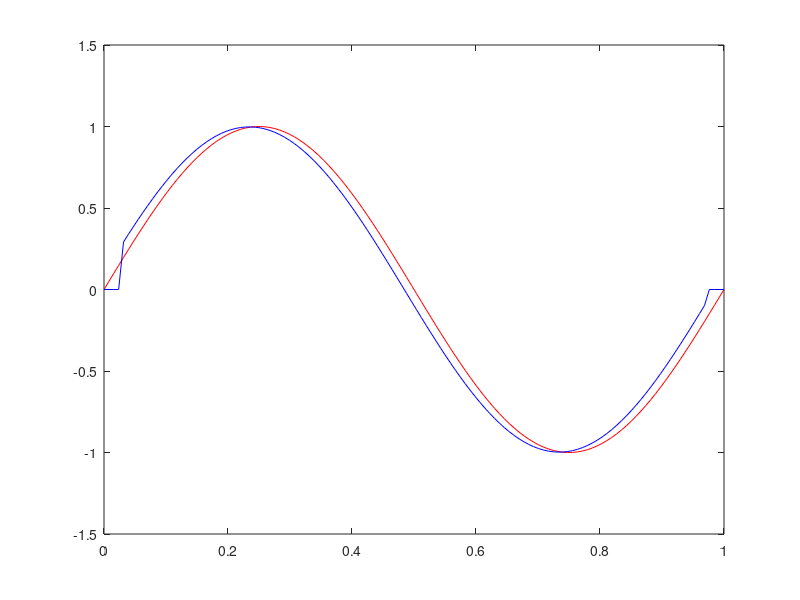
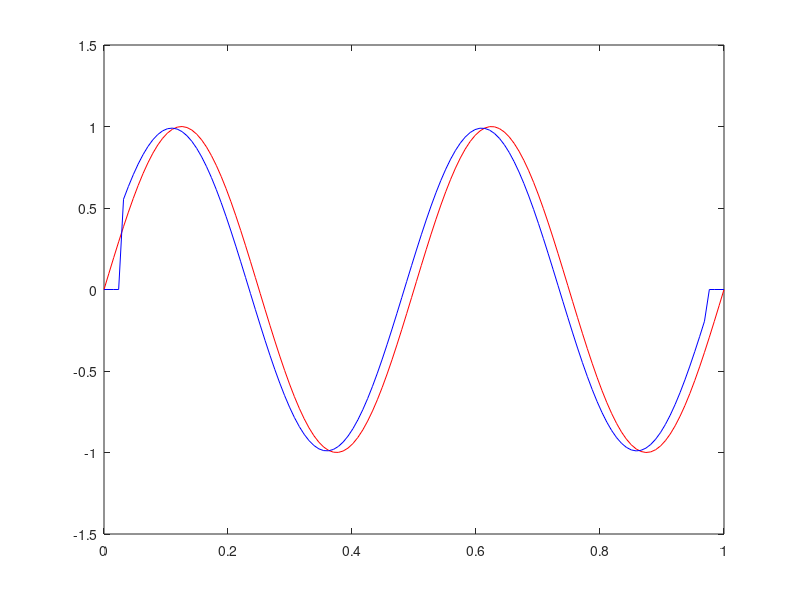
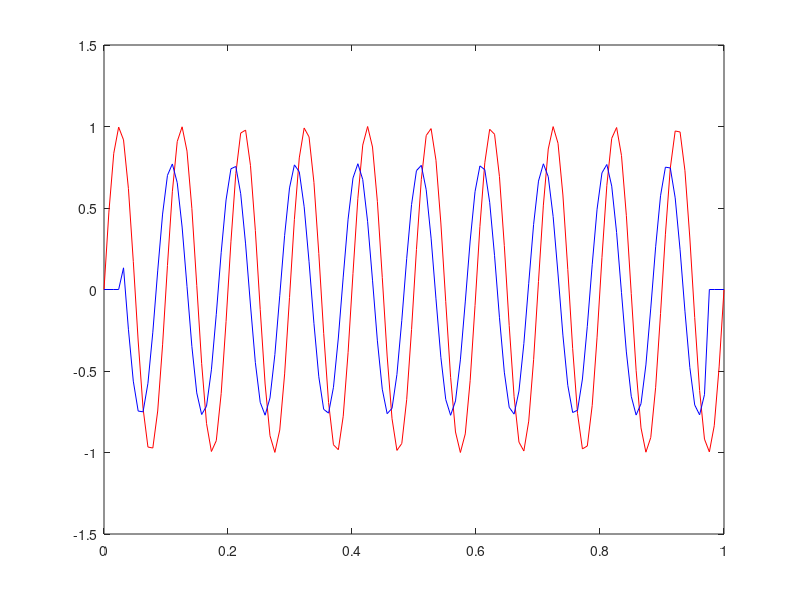
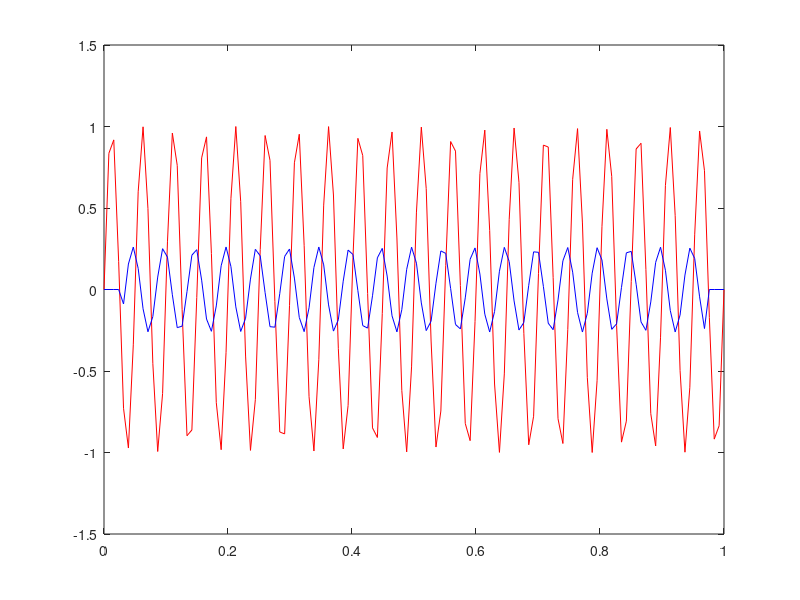

These charts were generated, in order, by the following MATLAB code:
frecventa= [1, 2, 10, 20, 100];
pondere = [0.2, 0.2, 0.2, 0.2, 0.2];
medie = 0.2 * ones(128);
N = 128;
t = linspace(0, 1, N);


for i=1:length(frecventa)
    s=sin(2*pi*frecventa(i)*t);
    y = zeros(1,N);
    for j=5:(N-4)
        y(j) = pondere * s(j: j+4)';        
    end
    h = figure;
    plot(t, s, 'r');
    hold on;
    plot(t, y, 'b');
    ylim([-1.5, 1.5]);
end